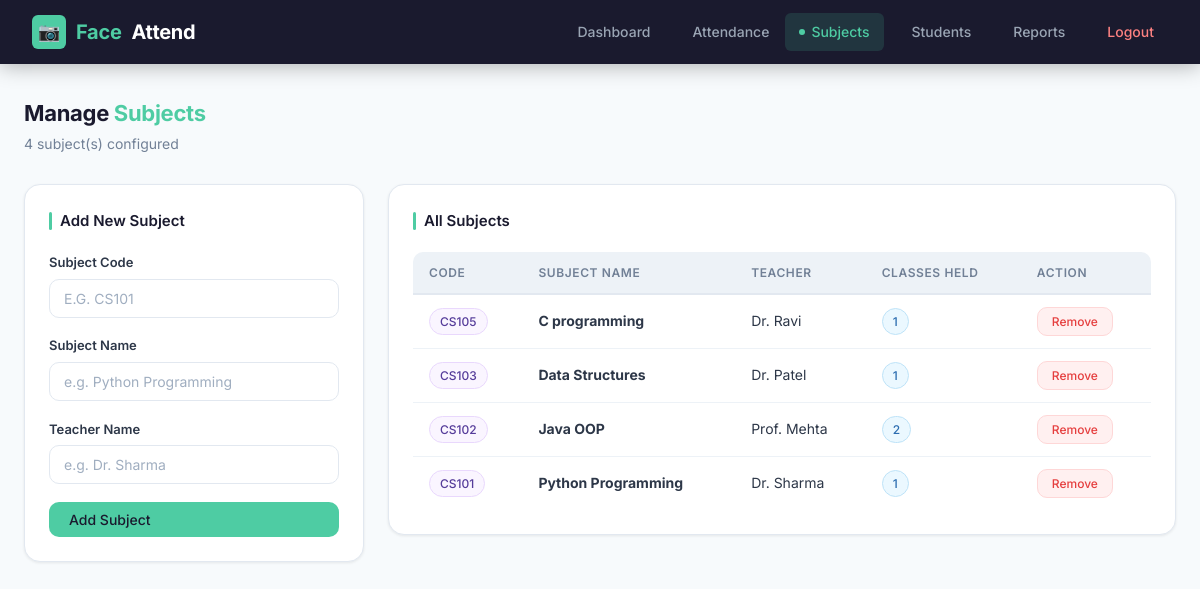
The page /subjects (signed in) on the database its author committed.
### tables this page shows
CREATE TABLE subjects (
            id            INTEGER PRIMARY KEY AUTOINCREMENT,
            subject_code  TEXT    UNIQUE NOT NULL,
            subject_name  TEXT    NOT NULL,
            teacher_name  TEXT    NOT NULL,
            created_at    TEXT    NOT NULL
        );

### app.py (the view)
@app.route("/subjects")
@login_required
def subjects_page():
    subjects = get_all_subjects()
    totals   = {r["subject_code"]: r["total_classes"]
                for r in get_total_classes_per_subject()}
    return render_template("subjects.html", subjects=subjects, totals=totals)

### app.py (called while the page is built)
def login_required(f):
    from functools import wraps
    @wraps(f)
    def decorated(*args, **kwargs):
        if "logged_in" not in session:
            return redirect(url_for("login"))
        return f(*args, **kwargs)
    return decorated

### backend/database.py (called while the page is built)
def get_connection():
    conn = sqlite3.connect(DB_PATH)
    conn.row_factory = sqlite3.Row
    return conn

def get_all_subjects():
    conn = get_connection()
    cursor = conn.cursor()
    cursor.execute("SELECT * FROM subjects ORDER BY subject_name")
    subjects = cursor.fetchall()
    conn.close()
    return subjects

def get_total_classes_per_subject():
    conn = get_connection()
    cursor = conn.cursor()
    cursor.execute("""
        SELECT subject_code, subject_name, teacher_name,
               COUNT(DISTINCT date) AS total_classes
        FROM attendance
        GROUP BY subject_code
    """)
    data = cursor.fetchall()
    conn.close()
    return data

### templates/subjects.html (shortened to what this page needs)
{% extends "base.html" %}
{% block content %}
<div class="page-header">
  <div>
    <div class="page-title">Manage <span>Subjects</span></div>
    <div class="page-subtitle">{{ subjects|length }} subject(s) configured</div>
  </div>
</div>
<div class="admin-grid">
  <div class="card" style="margin-bottom:0">
    <div class="card-title">Add New Subject</div>
    <div class="form-group">
      <label>Subject Code</label>
      <input type="text" id="code" placeholder="e.g. CS101" style="text-transform:uppercase">
    </div>
    <div class="form-group">
      <label>Subject Name</label>
      <input type="text" id="name" placeholder="e.g. Python Programming">
    </div>
    <div class="form-group">
      <label>Teacher Name</label>
      <input type="text" id="teacher" placeholder="e.g. Dr. Sharma">
    </div>
    <button class="btn btn-primary" onclick="addSubject()" style="width:100%">Add Subject</button>
  </div>
  <div class="card" style="margin-bottom:0">
    <div class="card-title">All Subjects</div>
    {% if subjects %}
    <div class="table-wrap">
    <table>
      <thead>
        <tr><th>Code</th><th>Subject Name</th><th>Teacher</th><th>Classes Held</th><th>Action</th></tr>
      </thead>
      <tbody id="subject-table">
        {% for s in subjects %}
        <tr id="row-{{ s.subject_code }}">
          <td><span class="badge badge-purple">{{ s.subject_code }}</span></td>
          <td><strong>{{ s.subject_name }}</strong></td>
          <td>{{ s.teacher_name }}</td>
          <td><span class="badge badge-blue">{{ totals.get(s.subject_code, 0) }}</span></td>
          <td>
            <button class="btn btn-danger btn-sm"
              onclick="deleteSubject('{{ s.subject_code }}','{{ s.subject_name }}')">Remove</button>
          </td>
        </tr>
        {% endfor %}
      </tbody>
    </table>
    </div>
    {% else %}
    <div class="empty-state"><p>No subjects added yet.<br>Add subjects using the form.</p></div>
    {% endif %}
  </div>
</div>
{% endblock %}

### static/style.css (style rules this page uses)
*, *::before, *::after { margin: 0; padding: 0; box-sizing: border-box; }
:root { --primary: #4ecca3; --primary-dark: #38b28e; --primary-light: #e8faf4; --dark: #1a1a2e; --dark2: #16213e; --dark3: #0f3460; --text: #2d3748; --text-muted: #718096; --text-light: #a0aec0; --bg: #f7fafc; --bg2: #edf2f7; --white: #ffffff; --border: #e2e8f0; --shadow-sm: 0 1px 3px rgba(0,0,0,.08); --shadow: 0 4px 16px rgba(0,0,0,.08); --shadow-lg: 0 8px 32px rgba(0,0,0,.12); --radius-sm: 6px; --radius: 10px; --radius-lg: 16px; --radius-xl: 24px; --success: #48bb78; --danger: #fc8181; --warning: #f6ad55; --info: #63b3ed; }
html { scroll-behavior: smooth; }
body { font-family: 'Inter', 'Segoe UI', sans-serif; background: var(--bg); color: var(--text); min-height: 100vh; font-size: 15px; line-height: 1.6; }
.page-header { display: flex; align-items: center; justify-content: space-between; margin-bottom: 1.75rem; flex-wrap: wrap; gap: 1rem; }
.page-title { font-size: 22px; font-weight: 700; color: var(--dark); letter-spacing: -.3px; }
.page-title span { color: var(--primary); }
.page-subtitle { font-size: 14px; color: var(--text-muted); margin-top: 2px; }
.card { background: var(--white); border-radius: var(--radius-lg); padding: 1.5rem; box-shadow: var(--shadow-sm); border: 1px solid var(--border); margin-bottom: 1.5rem; transition: box-shadow .2s; }
.card-title { font-size: 15px; font-weight: 600; color: var(--dark); margin-bottom: 1.2rem; display: flex; align-items: center; gap: 8px; }
.card-title::before { content: ''; width: 3px; height: 18px; background: var(--primary); border-radius: 2px; display: inline-block; }
.btn { display: inline-flex; align-items: center; gap: 6px; padding: 9px 20px; border-radius: var(--radius); border: none; cursor: pointer; font-size: 14px; font-weight: 500; text-decoration: none; transition: all .18s; white-space: nowrap; font-family: inherit; }
.btn-primary { background: var(--primary); color: var(--dark); }
.btn-danger { background: #fff0f0; color: #e53e3e; border: 1px solid #fed7d7; }
.btn-sm { padding: 6px 14px; font-size: 12px; }
.table-wrap { overflow-x: auto; border-radius: var(--radius); }
table { width: 100%; border-collapse: collapse; font-size: 14px; }
thead tr { background: var(--bg2); border-bottom: 2px solid var(--border); }
th { padding: 11px 16px; text-align: left; font-weight: 600; color: var(--text-muted); font-size: 12px; text-transform: uppercase; letter-spacing: .05em; white-space: nowrap; }
td { padding: 12px 16px; border-bottom: 1px solid var(--bg2); color: var(--text); vertical-align: middle; }
tbody tr { transition: background .12s; }
tbody tr:last-child td { border-bottom: none; }
.badge { display: inline-flex; align-items: center; gap: 4px; padding: 3px 10px; border-radius: 20px; font-size: 12px; font-weight: 500; white-space: nowrap; }
.badge-blue { background: #ebf8ff; color: #2b6cb0; border: 1px solid #bee3f8; }
.badge-purple { background: #faf5ff; color: #553c9a; border: 1px solid #e9d8fd; }
.form-group { margin-bottom: 1.1rem; }
.form-group label { display: block; font-size: 13px; font-weight: 600; margin-bottom: 6px; color: var(--text); }
input[type="text"], input[type="password"], input[type="email"], input[type="date"], select, textarea { width: 100%; padding: 10px 14px; border: 1.5px solid var(--border); border-radius: var(--radius); font-size: 14px; font-family: inherit; color: var(--text); background: var(--white); outline: none; transition: border .18s, box-shadow .18s; }
input::placeholder { color: var(--text-light); }
.admin-grid { display: grid; grid-template-columns: 340px 1fr; gap: 1.5rem; align-items: start; }

### rows shown on the page
subjects: subject_code "CS105", subject_name "C programming", teacher_name "Dr. Ravi", get "1"
subjects: subject_code "CS103", subject_name "Data Structures", teacher_name "Dr. Patel", get "1"
subjects: subject_code "CS102", subject_name "Java OOP", teacher_name "Prof. Mehta", get "2"
subjects: subject_code "CS101", subject_name "Python Programming", teacher_name "Dr. Sharma", get "1"

### other values the page prints
{{ subjects|length }} "4"
